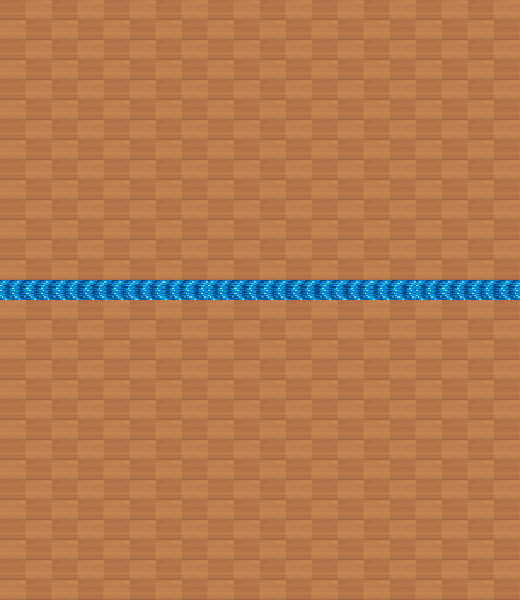

Below is a game level as drawn by its tile map, then a one-line description and the .tmx file that defines it, in full:
An orthogonal 20x30 tile map with 26x20 px tiles, 1 tile layer (Capa de Patrones 1), 2 tilesets and 3 objects.

<map version="1.0" tiledversion="2017.12.21" orientation="orthogonal" renderorder="right-down" width="20" height="30" tilewidth="26" tileheight="20" infinite="0" nextobjectid="8">
 <tileset firstgid="1" source="piso_madera_A.tsx" />
 <tileset firstgid="3" source="riooo.tsx" />
 <layer name="Capa de Patrones 1" width="20" height="30">
  <data encoding="csv">
1,2,1,2,1,2,1,2,1,2,1,2,1,2,1,2,1,2,1,2,
2,1,2,1,2,1,2,1,2,1,2,1,2,1,2,1,2,1,2,1,
1,2,1,2,1,2,1,2,1,2,1,2,1,2,1,2,1,2,1,2,
2,1,2,1,2,1,2,1,2,1,2,1,2,1,2,1,2,1,2,1,
1,2,1,2,1,2,1,2,1,2,1,2,1,2,1,2,1,2,1,2,
2,1,2,1,2,1,2,1,2,1,2,1,2,1,2,1,2,1,2,1,
1,2,1,2,1,2,1,2,1,2,1,2,1,2,1,2,1,2,1,2,
2,1,2,1,2,1,2,1,2,1,2,1,2,1,2,1,2,1,2,1,
1,2,1,2,1,2,1,2,1,2,1,2,1,2,1,2,1,2,1,2,
2,1,2,1,2,1,2,1,2,1,2,1,2,1,2,1,2,1,2,1,
1,2,1,2,1,2,1,2,1,2,1,2,1,2,1,2,1,2,1,2,
2,1,2,1,2,1,2,1,2,1,2,1,2,1,2,1,2,1,2,1,
1,2,1,2,1,2,1,2,1,2,1,2,1,2,1,2,1,2,1,2,
2,1,2,1,2,1,2,1,2,1,2,1,2,1,2,1,2,1,2,1,
3,4,5,6,7,8,9,10,3,4,5,6,7,8,9,10,3,4,5,6,
2,1,2,1,2,1,2,1,2,1,2,1,2,1,2,1,2,1,2,1,
1,2,1,2,1,2,1,2,1,2,1,2,1,2,1,2,1,2,1,2,
2,1,2,1,2,1,2,1,2,1,2,1,2,1,2,1,2,1,2,1,
1,2,1,2,1,2,1,2,1,2,1,2,1,2,1,2,1,2,1,2,
2,1,2,1,2,1,2,1,2,1,2,1,2,1,2,1,2,1,2,1,
1,2,1,2,1,2,1,2,1,2,1,2,1,2,1,2,1,2,1,2,
2,1,2,1,2,1,2,1,2,1,2,1,2,1,2,1,2,1,2,1,
1,2,1,2,1,2,1,2,1,2,1,2,1,2,1,2,1,2,1,2,
2,1,2,1,2,1,2,1,2,1,2,1,2,1,2,1,2,1,2,1,
1,2,1,2,1,2,1,2,1,2,1,2,1,2,1,2,1,2,1,2,
2,1,2,1,2,1,2,1,2,1,2,1,2,1,2,1,2,1,2,1,
1,2,1,2,1,2,1,2,1,2,1,2,1,2,1,2,1,2,1,2,
2,1,2,1,2,1,2,1,2,1,2,1,2,1,2,1,2,1,2,1,
1,2,1,2,1,2,1,2,1,2,1,2,1,2,1,2,1,2,1,2,
2,1,2,1,2,1,2,1,2,1,2,1,2,1,2,1,2,1,2,1
</data>
 </layer>
 <objectgroup name="rio">
  <properties>
   <property name="animacion" type="bool" value="true" />
  </properties>
  <object id="4" x="0" y="279.667" width="229" height="20.6667" />
  <object id="5" x="229.667" y="280" width="173" height="20.3333" />
  <object id="7" x="403" y="279.667" width="116.667" height="20.6667" />
 </objectgroup>
</map>